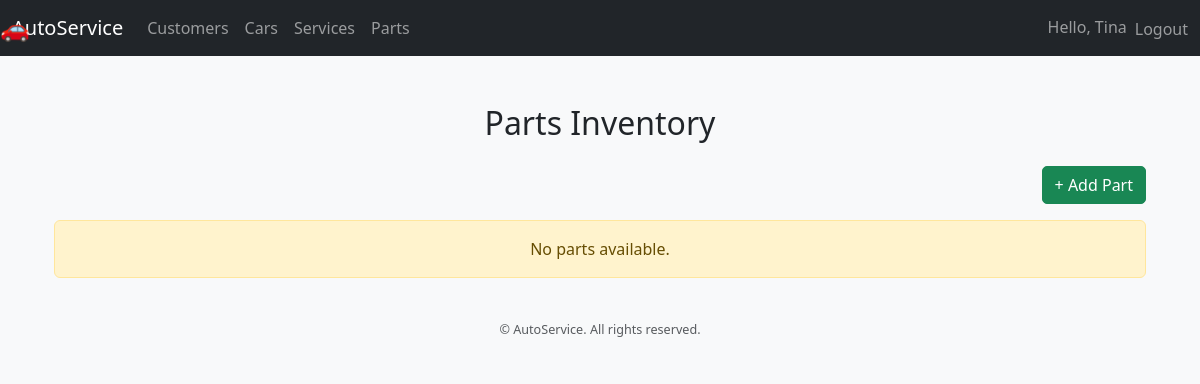
/finalapp/parts/ (signed in), run on an earlier commit of the app's database.
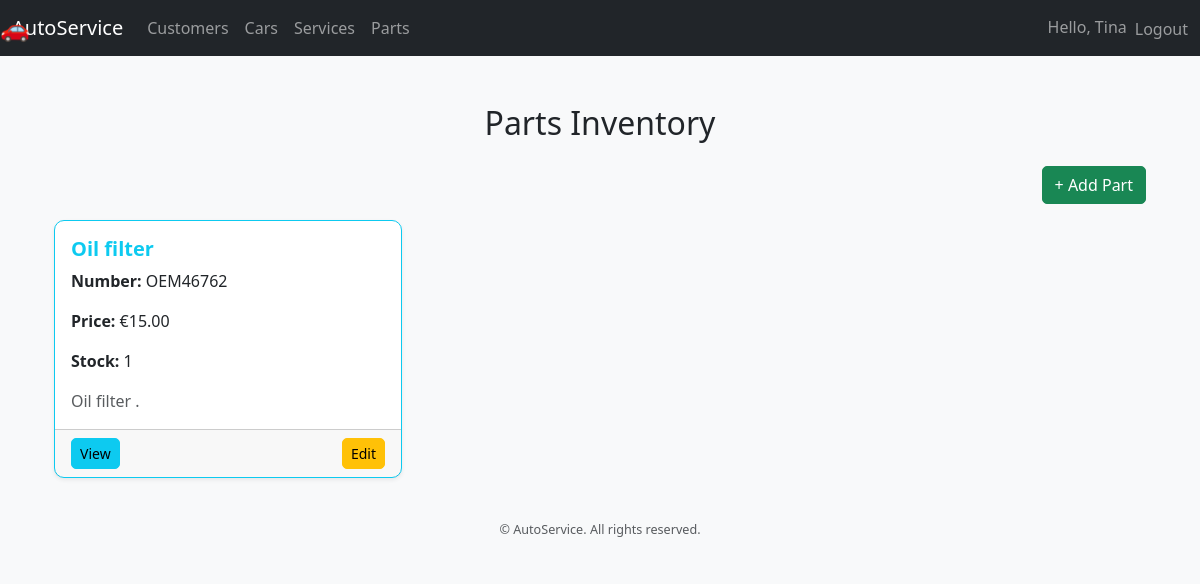
And on a later commit of the database.
### finalapp/models.py (models this page shows, shortened)
class Part(models.Model):
    name = models.CharField(max_length=100)
    part_number = models.CharField(max_length=50, unique=True)
    description = models.TextField(blank=True, null=True)
    quantity_in_stock = models.PositiveIntegerField(default=0)
    unit_price = models.DecimalField(max_digits=10, decimal_places=2)

### finalapp/views.py (the view)
# urls.py: path("parts/", views.PartListView.as_view(), name="part_list"),
class PartListView(LoginRequiredMixin,ListView):
    model = Part
    template_name = "parts/part_list.html"
    context_object_name = "parts"  # 👈 matches your template

### finalapp/templates/parts/part_list.html
{% extends "base.html" %}
{% load static %}
{% block content %}
<div class="container mt-5">
  <h2 class="mb-4 text-center">Parts Inventory</h2>
  {% if user.is_authenticated %}
    <div class="text-end mb-3">
      <a href="{% url 'part_create' %}" class="btn btn-success">+ Add Part</a>
    </div>
  {% endif %}
  {% if parts %}
    <div class="row row-cols-1 row-cols-md-2 row-cols-lg-3 g-4">
      {% for part in parts %}
        <div class="col">
          <div class="card h-100 shadow-sm border-info">
            <div class="card-body">
              <h5 class="card-title text-info">{{ part.name }}</h5>
              <p class="card-text"><strong>Number:</strong> {{ part.part_number }}</p>
              <p class="card-text"><strong>Price:</strong> €{{ part.unit_price }}</p>
              <p class="card-text"><strong>Stock:</strong> {{ part.quantity_in_stock }}</p>
              {% if part.description %}
                <p class="card-text text-muted">{{ part.description|truncatechars:60 }}</p>
              {% endif %}
            </div>
            <div class="card-footer d-flex justify-content-between">
              <a href="{% url 'part_detail' part.pk %}" class="btn btn-info btn-sm">View</a>
              {% if user.is_authenticated %}
                <a href="{% url 'part_update' part.pk %}" class="btn btn-warning btn-sm">Edit</a>
              {% endif %}
            </div>
          </div>
        </div>
      {% endfor %}
    </div>
  {% else %}
    <div class="alert alert-warning text-center mt-3">
      No parts available.
    </div>
  {% endif %}
</div>
{% endblock %}

What changed in the data, as far as the page shows it:
added Part: name "Oil filter", part_number "OEM46762", unit_price "15.00", quantity_in_stock "1", description "Oil filter ."
Also different on the page:
text no longer shown: "No parts available."
